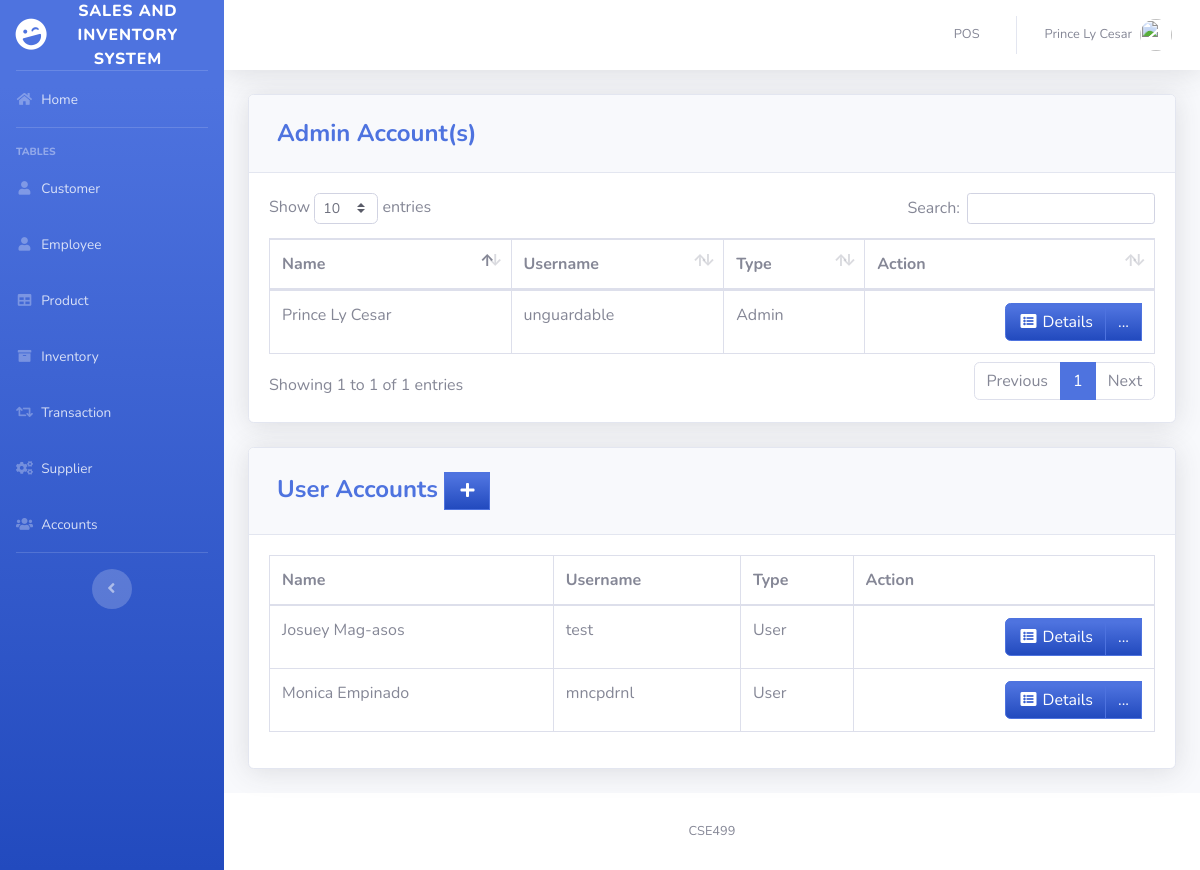
/pages/user.php (signed in), run on an earlier commit of the app's database.
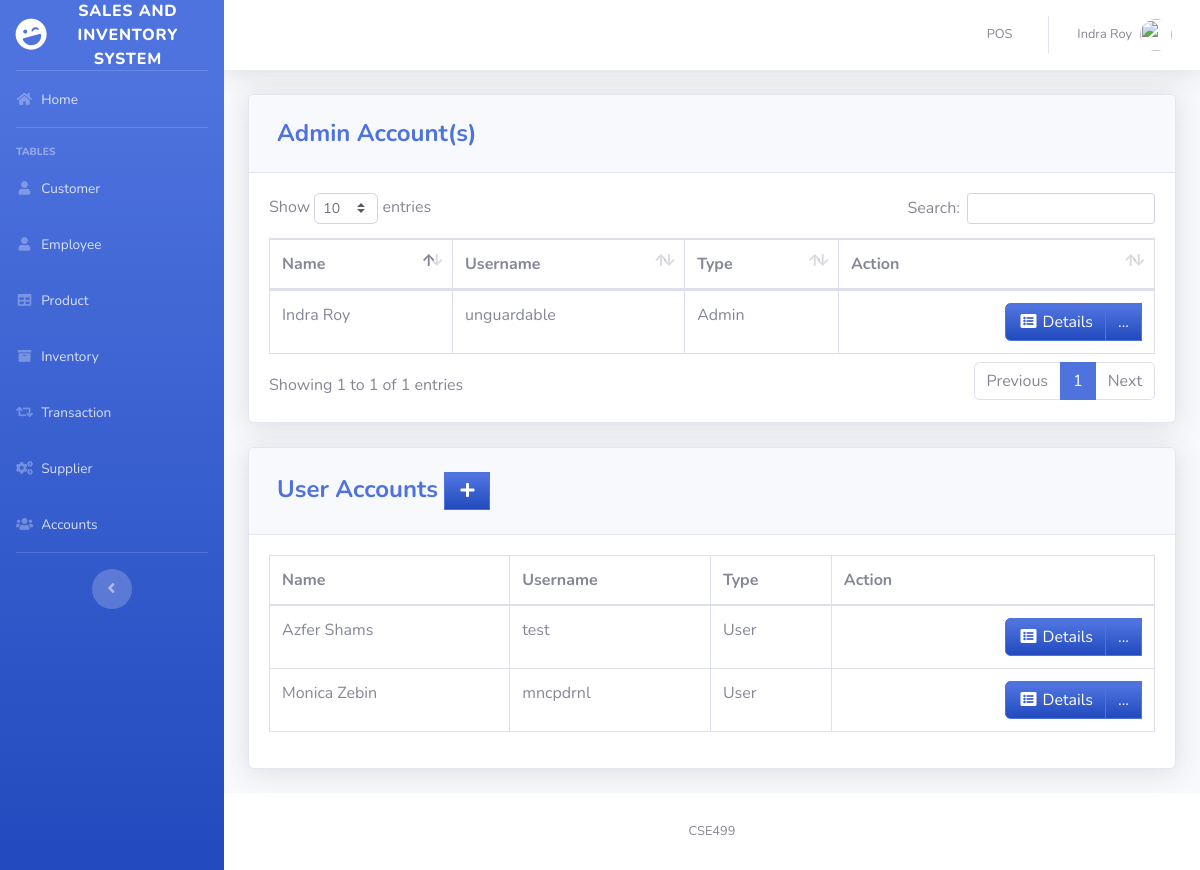
And on a later commit of the database.
### tables this page shows
CREATE TABLE `users` (
  `ID` int(11) NOT NULL,
  `EMPLOYEE_ID` int(11) DEFAULT NULL,
  `USERNAME` varchar(50) DEFAULT NULL,
  `PASSWORD` varchar(50) DEFAULT NULL,
  `TYPE_ID` int(11) DEFAULT NULL
);

CREATE TABLE `employee` (
  `EMPLOYEE_ID` int(11) NOT NULL,
  `FIRST_NAME` varchar(50) DEFAULT NULL,
  `LAST_NAME` varchar(50) DEFAULT NULL,
  `GENDER` varchar(50) DEFAULT NULL,
  `EMAIL` varchar(100) DEFAULT NULL,
  `PHONE_NUMBER` varchar(11) DEFAULT NULL,
  `JOB_ID` int(11) DEFAULT NULL,
  `HIRED_DATE` varchar(50) NOT NULL,
  `LOCATION_ID` int(11) DEFAULT NULL
);

CREATE TABLE `type` (
  `TYPE_ID` int(11) NOT NULL,
  `TYPE` varchar(50) DEFAULT NULL
);

### pages/user.php (the view, shortened to what the changed rows need)
<?php
include'../includes/connection.php';
include'../includes/sidebar.php';
?>
         <div class="card shadow mb-4">
            <div class="card-body">
            <div class="table-responsive">
           <table class="table table-bordered" id="dataTable" width="100%" cellspacing="0">
               <thead>
                   <tr>
                       <th>Name</th>
                       <th>Username</th>
                       <th>Type</th>
                       <th>Action</th>
                   </tr>
               </thead>
          <tbody>
<?php
    $query = 'SELECT ID, FIRST_NAME,LAST_NAME,USERNAME, t.TYPE
              FROM users u
              JOIN employee e ON e.EMPLOYEE_ID=u.EMPLOYEE_ID
              JOIN type t ON t.TYPE_ID=u.TYPE_ID
              WHERE u.TYPE_ID=1';
        $result = mysqli_query($db, $query) or die (mysqli_error($db));
            while ($row = mysqli_fetch_assoc($result)) {
                echo '<tr>';
                echo '<td>'. $row['FIRST_NAME'].' '. $row['LAST_NAME'].'</td>';
                echo '<td>'. $row['USERNAME'].'</td>';
                echo '<td>'. $row['TYPE'].'</td>';
                      echo '<td align="right"> <div class="btn-group">
                              <a type="button" class="btn btn-primary bg-gradient-primary" href="us_searchfrm.php?action=edit & id='.$row['ID'] . '"><i class="fas fa-fw fa-list-alt"></i> Details</a>
                            <div class="btn-group">
                              <a type="button" class="btn btn-primary bg-gradient-primary dropdown no-arrow" data-toggle="dropdown" style="color:white;">
                              ... <span class="caret"></span></a>
                            <ul class="dropdown-menu text-center" role="menu">
                                <li>
                                  <a type="button" class="btn btn-warning bg-gradient-warning btn-block" style="border-radius: 0px;" href="us_edit.php?action=edit & id='.$row['ID']. '">
                                    <i class="fas fa-fw fa-edit"></i> Edit
                                  </a>
                                </li>
                                </li>
                            </ul>
                            </div>
                          </div></td>';
                echo '</tr> ';
                        }
?>
                                </tbody>
                            </table>
                        </div>
                    </div>
                  </div>
         <div class="card shadow mb-4">
            <div class="card-body">
            <div class="table-responsive">
           <table class="table table-bordered" id="dataTable" width="100%" cellspacing="0">
               <thead>
                   <tr>
                       <th>Name</th>
                       <th>Username</th>
                       <th>Type</th>
                       <th>Action</th>
                   </tr>
               </thead>
          <tbody>
<?php
    $query = 'SELECT ID, FIRST_NAME,LAST_NAME,USERNAME, t.TYPE
              FROM users u
              JOIN employee e ON e.EMPLOYEE_ID=u.EMPLOYEE_ID
              JOIN type t ON t.TYPE_ID=u.TYPE_ID
              WHERE u.TYPE_ID=2';
        $result = mysqli_query($db, $query) or die (mysqli_error($db));
            while ($row = mysqli_fetch_assoc($result)) {
                echo '<tr>';
                echo '<td>'. $row['FIRST_NAME'].' '. $row['LAST_NAME'].'</td>';
                echo '<td>'. $row['USERNAME'].'</td>';
                echo '<td>'. $row['TYPE'].'</td>';
                      echo '<td align="right"> <div class="btn-group">
                              <a type="button" class="btn btn-primary bg-gradient-primary" href="us_searchfrm.php?action=edit & id='.$row['ID'] . '"><i class="fas fa-fw fa-list-alt"></i> Details</a>
                            <div class="btn-group">
                              <a type="button" class="btn btn-primary bg-gradient-primary dropdown no-arrow" data-toggle="dropdown" style="color:white;">
                              ... <span class="caret"></span></a>
                            <ul class="dropdown-menu text-center" role="menu">
                                <li>
                                  <a type="button" class="btn btn-warning bg-gradient-warning btn-block" style="border-radius: 0px;" href="us_edit.php?action=edit & id='.$row['ID']. '">
                                    <i class="fas fa-fw fa-edit"></i> Edit
                                  </a>
                                </li>
                            </ul>
                            </div>
                          </div></td>';
                echo '</tr> ';
                        }
?>
                                </tbody>
                            </table>
                        </div>
                    </div>
                  </div>
<?php
include'../includes/footer.php';
?>

### includes/topbar.php (shortened to what the changed rows need)
<div id="content-wrapper" class="d-flex flex-column">
  <div id="content">
    <nav class="navbar navbar-expand navbar-light bg-white topbar mb-4 static-top shadow">
      <ul class="navbar-nav ml-auto">
        <li class="nav-item dropdown no-arrow">
          <a class="nav-link dropdown-toggle" href="#" id="userDropdown" role="button" data-toggle="dropdown" aria-haspopup="true" aria-expanded="false">
            <span class="mr-2 d-none d-lg-inline text-gray-600 small"><?php echo  $_SESSION['FIRST_NAME']. ' '.$_SESSION['LAST_NAME'] ;?></span>
            <img class="img-profile rounded-circle"
            <?php
              if($_SESSION['GENDER']=='Male'){
                echo 'src="https://encrypted-tbn0.gstatic.com/images?q=tbn:ANd9GcTS0rikanm-OEchWDtCAWQ_s1hQq1nOlQUeJr242AdtgqcdEgm0Dg"';
              }else{
                echo 'src="https://encrypted-tbn0.gstatic.com/images?q=tbn:ANd9GcSNngF0RFPjyGl4ybo78-XYxxeap88Nvsyj1_txm6L4eheH8ZBu"';
              }
            ?>>
          </a>
        </li>
      </ul>
    </nav>
    <div class="container-fluid">

What changed in the data, as far as the page shows it:
changed through a linked row, users "unguardable": EMPLOYEE_ID.FIRST_NAME "Prince Ly" → "Indra"; EMPLOYEE_ID.LAST_NAME "Cesar" → "Roy"
changed through a linked row, users "test": EMPLOYEE_ID.FIRST_NAME "Josuey" → "Azfer"; EMPLOYEE_ID.LAST_NAME "Mag-asos" → "Shams"
changed through a linked row, users "mncpdrnl": EMPLOYEE_ID.LAST_NAME "Empinado" → "Zebin"
Also different on the page:
$_SESSION['FIRST_NAME']: "Prince Ly" → "Indra"
$_SESSION['LAST_NAME']: "Cesar" → "Roy"
